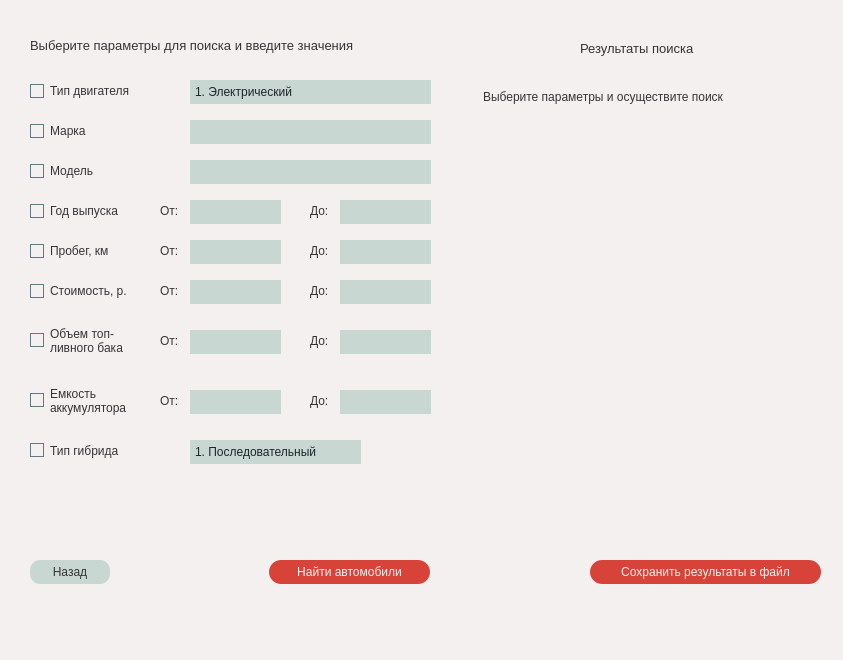
<?xml version="1.0" encoding="UTF-8"?>
<ui version="4.0">
 <class>SearchForCarsWindow</class>
 <widget class="QDialog" name="SearchForCarsWindow">
  <property name="geometry">
   <rect>
    <x>0</x>
    <y>0</y>
    <width>843</width>
    <height>660</height>
   </rect>
  </property>
  <property name="windowTitle">
   <string>Поиск автомобилей в каталоге</string>
  </property>
  <property name="styleSheet">
   <string notr="true">background-color: rgb(244, 240, 239);
font: 600 9pt &quot;Montserrat&quot;;
color: rgb(55, 51, 53);</string>
  </property>
  <widget class="QLabel" name="topLabel">
   <property name="geometry">
    <rect>
     <x>30</x>
     <y>30</y>
     <width>401</width>
     <height>31</height>
    </rect>
   </property>
   <property name="styleSheet">
    <string notr="true">font-size: 10pt;
qproperty-alignment: 'AlignCenter';</string>
   </property>
   <property name="text">
    <string>Выберите параметры для поиска и введите значения</string>
   </property>
  </widget>
  <widget class="QCheckBox" name="yearCheckBox">
   <property name="geometry">
    <rect>
     <x>30</x>
     <y>200</y>
     <width>101</width>
     <height>22</height>
    </rect>
   </property>
   <property name="styleSheet">
    <string notr="true">QCheckBox::indicator {
    border: solid;
	border-color: #657A84;
	border-width: 1px;	
}
QCheckBox::indicator:checked {
	border: none;
	background-color: rgb(215, 67, 57);
}</string>
   </property>
   <property name="text">
    <string>Год выпуска</string>
   </property>
  </widget>
  <widget class="QLabel" name="yearLabelFrom">
   <property name="geometry">
    <rect>
     <x>160</x>
     <y>200</y>
     <width>21</width>
     <height>21</height>
    </rect>
   </property>
   <property name="text">
    <string>От:</string>
   </property>
  </widget>
  <widget class="QLineEdit" name="yearLineEditFrom">
   <property name="geometry">
    <rect>
     <x>190</x>
     <y>200</y>
     <width>91</width>
     <height>24</height>
    </rect>
   </property>
   <property name="styleSheet">
    <string notr="true">color: rgb(55, 51, 53);
font: 600 9pt &quot;Montserrat&quot;;
border-style: solid;
border-width: 0px;
padding: 5px;
background-color: rgb(200, 215, 210);</string>
   </property>
  </widget>
  <widget class="QLabel" name="yearLabelTo">
   <property name="geometry">
    <rect>
     <x>310</x>
     <y>200</y>
     <width>21</width>
     <height>21</height>
    </rect>
   </property>
   <property name="text">
    <string>До:</string>
   </property>
  </widget>
  <widget class="QLabel" name="mileageLabelFrom">
   <property name="geometry">
    <rect>
     <x>160</x>
     <y>240</y>
     <width>21</width>
     <height>21</height>
    </rect>
   </property>
   <property name="text">
    <string>От:</string>
   </property>
  </widget>
  <widget class="QCheckBox" name="mileageCheckBox">
   <property name="geometry">
    <rect>
     <x>30</x>
     <y>240</y>
     <width>101</width>
     <height>22</height>
    </rect>
   </property>
   <property name="styleSheet">
    <string notr="true">QCheckBox::indicator {
    border: solid;
	border-color: #657A84;
	border-width: 1px;	
}
QCheckBox::indicator:checked {
	border: none;
	background-color: rgb(215, 67, 57);
}</string>
   </property>
   <property name="text">
    <string>Пробег, км</string>
   </property>
  </widget>
  <widget class="QLabel" name="mileageLabelTo">
   <property name="geometry">
    <rect>
     <x>310</x>
     <y>240</y>
     <width>21</width>
     <height>21</height>
    </rect>
   </property>
   <property name="text">
    <string>До:</string>
   </property>
  </widget>
  <widget class="QLineEdit" name="mileageLineEditTo">
   <property name="geometry">
    <rect>
     <x>340</x>
     <y>240</y>
     <width>91</width>
     <height>24</height>
    </rect>
   </property>
   <property name="styleSheet">
    <string notr="true">color: rgb(55, 51, 53);
font: 600 9pt &quot;Montserrat&quot;;
border-style: solid;
border-width: 0px;
padding: 5px;
background-color: rgb(200, 215, 210);</string>
   </property>
  </widget>
  <widget class="QLineEdit" name="mileageLineEditFrom">
   <property name="geometry">
    <rect>
     <x>190</x>
     <y>240</y>
     <width>91</width>
     <height>24</height>
    </rect>
   </property>
   <property name="styleSheet">
    <string notr="true">color: rgb(55, 51, 53);
font: 600 9pt &quot;Montserrat&quot;;
border-style: solid;
border-width: 0px;
padding: 5px;
background-color: rgb(200, 215, 210);</string>
   </property>
  </widget>
  <widget class="QLabel" name="priceLabelFrom">
   <property name="geometry">
    <rect>
     <x>160</x>
     <y>280</y>
     <width>21</width>
     <height>21</height>
    </rect>
   </property>
   <property name="text">
    <string>От:</string>
   </property>
  </widget>
  <widget class="QCheckBox" name="priceCheckBox">
   <property name="geometry">
    <rect>
     <x>30</x>
     <y>280</y>
     <width>111</width>
     <height>22</height>
    </rect>
   </property>
   <property name="styleSheet">
    <string notr="true">QCheckBox::indicator {
    border: solid;
	border-color: #657A84;
	border-width: 1px;	
}
QCheckBox::indicator:checked {
	border: none;
	background-color: rgb(215, 67, 57);
}</string>
   </property>
   <property name="text">
    <string>Стоимость, р.</string>
   </property>
  </widget>
  <widget class="QLabel" name="priceLabelTo">
   <property name="geometry">
    <rect>
     <x>310</x>
     <y>280</y>
     <width>21</width>
     <height>21</height>
    </rect>
   </property>
   <property name="text">
    <string>До:</string>
   </property>
  </widget>
  <widget class="QLineEdit" name="priceLineEditTo">
   <property name="geometry">
    <rect>
     <x>340</x>
     <y>280</y>
     <width>91</width>
     <height>24</height>
    </rect>
   </property>
   <property name="styleSheet">
    <string notr="true">color: rgb(55, 51, 53);
font: 600 9pt &quot;Montserrat&quot;;
border-style: solid;
border-width: 0px;
padding: 5px;
background-color: rgb(200, 215, 210);</string>
   </property>
  </widget>
  <widget class="QLineEdit" name="priceLineEditFrom">
   <property name="geometry">
    <rect>
     <x>190</x>
     <y>280</y>
     <width>91</width>
     <height>24</height>
    </rect>
   </property>
   <property name="styleSheet">
    <string notr="true">color: rgb(55, 51, 53);
font: 600 9pt &quot;Montserrat&quot;;
border-style: solid;
border-width: 0px;
padding: 5px;
background-color: rgb(200, 215, 210);</string>
   </property>
  </widget>
  <widget class="QLabel" name="fuelLabelFrom">
   <property name="geometry">
    <rect>
     <x>160</x>
     <y>330</y>
     <width>21</width>
     <height>21</height>
    </rect>
   </property>
   <property name="text">
    <string>От:</string>
   </property>
  </widget>
  <widget class="QCheckBox" name="fuelCheckBox">
   <property name="geometry">
    <rect>
     <x>30</x>
     <y>320</y>
     <width>111</width>
     <height>41</height>
    </rect>
   </property>
   <property name="styleSheet">
    <string notr="true">QCheckBox::indicator {
    border: solid;
	border-color: #657A84;
	border-width: 1px;	
}
QCheckBox::indicator:checked {
	border: none;
	background-color: rgb(215, 67, 57);
}</string>
   </property>
   <property name="text">
    <string>Объем топ-
ливного бака</string>
   </property>
  </widget>
  <widget class="QLabel" name="fuelLabelTo">
   <property name="geometry">
    <rect>
     <x>310</x>
     <y>330</y>
     <width>21</width>
     <height>21</height>
    </rect>
   </property>
   <property name="text">
    <string>До:</string>
   </property>
  </widget>
  <widget class="QLineEdit" name="fuelLineEditTo">
   <property name="geometry">
    <rect>
     <x>340</x>
     <y>330</y>
     <width>91</width>
     <height>24</height>
    </rect>
   </property>
   <property name="styleSheet">
    <string notr="true">color: rgb(55, 51, 53);
font: 600 9pt &quot;Montserrat&quot;;
border-style: solid;
border-width: 0px;
padding: 5px;
background-color: rgb(200, 215, 210);</string>
   </property>
  </widget>
  <widget class="QLineEdit" name="fuelLineEditFrom">
   <property name="geometry">
    <rect>
     <x>190</x>
     <y>330</y>
     <width>91</width>
     <height>24</height>
    </rect>
   </property>
   <property name="styleSheet">
    <string notr="true">color: rgb(55, 51, 53);
font: 600 9pt &quot;Montserrat&quot;;
border-style: solid;
border-width: 0px;
padding: 5px;
background-color: rgb(200, 215, 210);</string>
   </property>
  </widget>
  <widget class="QLineEdit" name="yearLineEditTo">
   <property name="geometry">
    <rect>
     <x>340</x>
     <y>200</y>
     <width>91</width>
     <height>24</height>
    </rect>
   </property>
   <property name="styleSheet">
    <string notr="true">color: rgb(55, 51, 53);
font: 600 9pt &quot;Montserrat&quot;;
border-style: solid;
border-width: 0px;
padding: 5px;
background-color: rgb(200, 215, 210);</string>
   </property>
  </widget>
  <widget class="QLabel" name="batteryLabelTo">
   <property name="geometry">
    <rect>
     <x>310</x>
     <y>390</y>
     <width>21</width>
     <height>21</height>
    </rect>
   </property>
   <property name="text">
    <string>До:</string>
   </property>
  </widget>
  <widget class="QLineEdit" name="batteryLineEditFrom">
   <property name="geometry">
    <rect>
     <x>190</x>
     <y>390</y>
     <width>91</width>
     <height>24</height>
    </rect>
   </property>
   <property name="styleSheet">
    <string notr="true">color: rgb(55, 51, 53);
font: 600 9pt &quot;Montserrat&quot;;
border-style: solid;
border-width: 0px;
padding: 5px;
background-color: rgb(200, 215, 210);</string>
   </property>
  </widget>
  <widget class="QLineEdit" name="batteryLineEditTo">
   <property name="geometry">
    <rect>
     <x>340</x>
     <y>390</y>
     <width>91</width>
     <height>24</height>
    </rect>
   </property>
   <property name="styleSheet">
    <string notr="true">color: rgb(55, 51, 53);
font: 600 9pt &quot;Montserrat&quot;;
border-style: solid;
border-width: 0px;
padding: 5px;
background-color: rgb(200, 215, 210);</string>
   </property>
  </widget>
  <widget class="QLabel" name="batteryLabelFrom">
   <property name="geometry">
    <rect>
     <x>160</x>
     <y>390</y>
     <width>21</width>
     <height>21</height>
    </rect>
   </property>
   <property name="text">
    <string>От:</string>
   </property>
  </widget>
  <widget class="QCheckBox" name="batteryCheckBox">
   <property name="geometry">
    <rect>
     <x>30</x>
     <y>380</y>
     <width>111</width>
     <height>41</height>
    </rect>
   </property>
   <property name="styleSheet">
    <string notr="true">QCheckBox::indicator {
    border: solid;
	border-color: #657A84;
	border-width: 1px;	
}
QCheckBox::indicator:checked {
	border: none;
	background-color: rgb(215, 67, 57);
}</string>
   </property>
   <property name="text">
    <string>Емкость
аккумулятора</string>
   </property>
  </widget>
  <widget class="QCheckBox" name="brandCheckBox">
   <property name="geometry">
    <rect>
     <x>30</x>
     <y>120</y>
     <width>101</width>
     <height>22</height>
    </rect>
   </property>
   <property name="styleSheet">
    <string notr="true">QCheckBox::indicator {
    border: solid;
	border-color: #657A84;
	border-width: 1px;	
}
QCheckBox::indicator:checked {
	border: none;
	background-color: rgb(215, 67, 57);
}</string>
   </property>
   <property name="text">
    <string>Марка</string>
   </property>
  </widget>
  <widget class="QLineEdit" name="brandLineEdit">
   <property name="geometry">
    <rect>
     <x>190</x>
     <y>120</y>
     <width>241</width>
     <height>24</height>
    </rect>
   </property>
   <property name="styleSheet">
    <string notr="true">color: rgb(55, 51, 53);
font: 600 9pt &quot;Montserrat&quot;;
border-style: solid;
border-width: 0px;
padding: 5px;
background-color: rgb(200, 215, 210);</string>
   </property>
  </widget>
  <widget class="QCheckBox" name="modelCheckBox">
   <property name="geometry">
    <rect>
     <x>30</x>
     <y>160</y>
     <width>101</width>
     <height>22</height>
    </rect>
   </property>
   <property name="styleSheet">
    <string notr="true">QCheckBox::indicator {
    border: solid;
	border-color: #657A84;
	border-width: 1px;	
}
QCheckBox::indicator:checked {
	border: none;
	background-color: rgb(215, 67, 57);
}</string>
   </property>
   <property name="text">
    <string>Модель</string>
   </property>
  </widget>
  <widget class="QLineEdit" name="modelLineEdit">
   <property name="geometry">
    <rect>
     <x>190</x>
     <y>160</y>
     <width>241</width>
     <height>24</height>
    </rect>
   </property>
   <property name="styleSheet">
    <string notr="true">color: rgb(55, 51, 53);
font: 600 9pt &quot;Montserrat&quot;;
border-style: solid;
border-width: 0px;
padding: 5px;
background-color: rgb(200, 215, 210);</string>
   </property>
  </widget>
  <widget class="QCheckBox" name="hybridTypeCheckBox">
   <property name="geometry">
    <rect>
     <x>30</x>
     <y>440</y>
     <width>111</width>
     <height>21</height>
    </rect>
   </property>
   <property name="styleSheet">
    <string notr="true">QCheckBox::indicator {
    border: solid;
	border-color: #657A84;
	border-width: 1px;	
}
QCheckBox::indicator:checked {
	border: none;
	background-color: rgb(215, 67, 57);
}</string>
   </property>
   <property name="text">
    <string>Тип гибрида</string>
   </property>
  </widget>
  <widget class="QComboBox" name="hybridTypeComboBox">
   <property name="geometry">
    <rect>
     <x>190</x>
     <y>440</y>
     <width>171</width>
     <height>24</height>
    </rect>
   </property>
   <property name="styleSheet">
    <string notr="true">QComboBox 
{
	color: rgb(30, 36, 39);
	font: 600 9pt &quot;Montserrat&quot;;
	border-style: solid;
	border-width: 0px;
	background-color: rgb(200, 215, 210);
	padding: 5px
}
QComboBox::drop-down
{
	border:none;
}
QComboBox::down-arrow
{
	image: url(:/rcs/free-icon-down-arrow-2985150.png);
	width:10px;
	height:10px;
	margin-right: 7px;
}</string>
   </property>
   <item>
    <property name="text">
     <string>1. Последовательный</string>
    </property>
   </item>
   <item>
    <property name="text">
     <string>2. Параллельный</string>
    </property>
   </item>
  </widget>
  <widget class="QListWidget" name="listWidget">
   <property name="geometry">
    <rect>
     <x>480</x>
     <y>90</y>
     <width>331</width>
     <height>411</height>
    </rect>
   </property>
   <property name="styleSheet">
    <string notr="true">QListWidget {
background-color: rgb(244, 240, 239);
border: none;
border-radius: 15px;
font: 600 9pt &quot;Montserrat&quot;;
}
QListWidget::item:selected 
{
	background-color: #E0E8E6; 
	border-radius: 12px; 
	padding: 2px; 
	border: none 
}</string>
   </property>
   <item>
    <property name="text">
     <string>Выберите параметры и осуществите поиск</string>
    </property>
   </item>
  </widget>
  <widget class="QPushButton" name="backPushButton">
   <property name="geometry">
    <rect>
     <x>30</x>
     <y>560</y>
     <width>80</width>
     <height>24</height>
    </rect>
   </property>
   <property name="styleSheet">
    <string notr="true">QPushButton:hover
{
	background-color: #9AB6AC;
}
QPushButton{
	color: rgb(55, 51, 53);
	font: 600 10pt &quot;Montserrat&quot;;
	border-radius: 10px;
	border-style: solid;
	border-width: 0px;
	background-color: rgb(200, 215, 210);
	padding: 5px;
}

</string>
   </property>
   <property name="text">
    <string>Назад</string>
   </property>
  </widget>
  <widget class="QPushButton" name="searchPushButton">
   <property name="geometry">
    <rect>
     <x>269</x>
     <y>560</y>
     <width>161</width>
     <height>24</height>
    </rect>
   </property>
   <property name="styleSheet">
    <string notr="true">QPushButton:hover
{
	background-color: #CC3329;
}
QPushButton{
	color: rgb(244, 240, 239);
	font: 600 10pt &quot;Montserrat&quot;;
	border-radius: 12px;
	border-style: solid;
	border-width: 0px;
	background-color: rgb(215, 67, 57);
	padding: 5px;
}</string>
   </property>
   <property name="text">
    <string>Найти автомобили</string>
   </property>
  </widget>
  <widget class="QLabel" name="searchLabel">
   <property name="geometry">
    <rect>
     <x>580</x>
     <y>40</y>
     <width>151</width>
     <height>16</height>
    </rect>
   </property>
   <property name="styleSheet">
    <string notr="true">font-size:10pt;</string>
   </property>
   <property name="text">
    <string>Результаты поиска</string>
   </property>
  </widget>
  <widget class="QLabel" name="warningLabel">
   <property name="geometry">
    <rect>
     <x>30</x>
     <y>490</y>
     <width>401</width>
     <height>41</height>
    </rect>
   </property>
   <property name="styleSheet">
    <string notr="true">color: #CC3329;</string>
   </property>
   <property name="text">
    <string/>
   </property>
  </widget>
  <widget class="QPushButton" name="savePushButton">
   <property name="geometry">
    <rect>
     <x>590</x>
     <y>560</y>
     <width>231</width>
     <height>24</height>
    </rect>
   </property>
   <property name="styleSheet">
    <string notr="true">QPushButton:hover
{
	background-color: #CC3329;
}
QPushButton{
	color: rgb(244, 240, 239);
	font: 600 10pt &quot;Montserrat&quot;;
	border-radius: 12px;
	border-style: solid;
	border-width: 0px;
	background-color: rgb(215, 67, 57);
	padding: 5px;
}</string>
   </property>
   <property name="text">
    <string>Сохранить результаты в файл</string>
   </property>
  </widget>
  <widget class="QLabel" name="infoAboutFileLabel">
   <property name="geometry">
    <rect>
     <x>630</x>
     <y>600</y>
     <width>191</width>
     <height>20</height>
    </rect>
   </property>
   <property name="styleSheet">
    <string notr="true">color: #4AAE58;</string>
   </property>
   <property name="text">
    <string/>
   </property>
  </widget>
  <widget class="QCheckBox" name="typeOfEngineCheckBox">
   <property name="geometry">
    <rect>
     <x>30</x>
     <y>80</y>
     <width>121</width>
     <height>22</height>
    </rect>
   </property>
   <property name="styleSheet">
    <string notr="true">QCheckBox::indicator {
    border: solid;
	border-color: #657A84;
	border-width: 1px;	
}
QCheckBox::indicator:checked {
	border: none;
	background-color: rgb(215, 67, 57);
}</string>
   </property>
   <property name="text">
    <string>Тип двигателя</string>
   </property>
  </widget>
  <widget class="QComboBox" name="typeOfEngineComboBox">
   <property name="geometry">
    <rect>
     <x>190</x>
     <y>80</y>
     <width>241</width>
     <height>24</height>
    </rect>
   </property>
   <property name="styleSheet">
    <string notr="true">QComboBox 
{
	color: rgb(30, 36, 39);
	font: 600 9pt &quot;Montserrat&quot;;
	border-style: solid;
	border-width: 0px;
	background-color: rgb(200, 215, 210);
	padding: 5px
}
QComboBox::drop-down
{
	border:none;
}
QComboBox::down-arrow
{
	image: url(:/rcs/free-icon-down-arrow-2985150.png);
	width:10px;
	height:10px;
	margin-right: 7px;
}</string>
   </property>
   <item>
    <property name="text">
     <string>1. Электрический</string>
    </property>
   </item>
   <item>
    <property name="text">
     <string>2. ДВС</string>
    </property>
   </item>
   <item>
    <property name="text">
     <string>3. Гибридный</string>
    </property>
   </item>
  </widget>
 </widget>
 <resources>
  <include location="resource.qrc"/>
 </resources>
 <connections/>
</ui>
